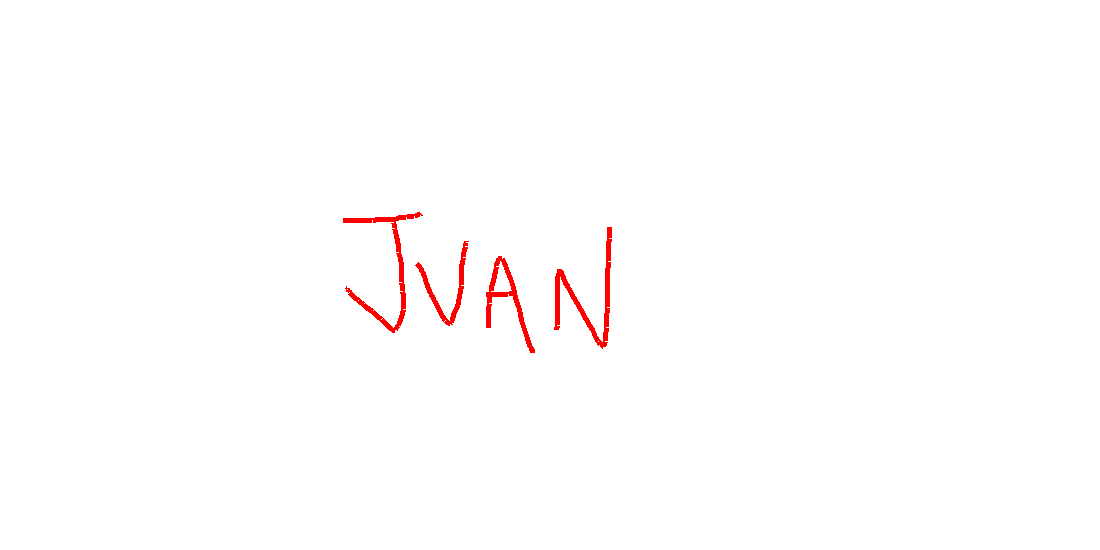
#> input picture test/imagem.png, 1100 x 550 px
$ python -i letras.py   (imports and definitions only)
#> lines starting #> are read from the running program, lines starting #| are printed output that depends on the picture; after the words box and inside, x2 and y2 are one past the last pixel; in counts of white or black regions, pixels touching at a corner belong together
#> further down, picture is the input picture: shape (550, 1100, 3); mean B, G, R 253.2, 253.2, 255
import cv2 as cv
import numpy as np

# Carrega a imgm
# img = cv.imread('test/inquisicao.png')
# img = cv.imread('test/aqui.jpg')
# img = cv.imread('test/capav.png')

def flood_fill(image, seed_point):
    segmented_img = image.copy()
    mask = np.zeros((image.shape[0] + 2, image.shape[1] + 2), np.uint8)
    new_val = (255, 255, 255)
    lo_diff = (17, 17, 17)
    hi_diff = (17, 17, 17)
    cv.floodFill(segmented_img, mask, seed_point, new_val, lo_diff, hi_diff)
    return segmented_img

def contornos(image):
    gray = cv.cvtColor(image, cv.COLOR_BGR2GRAY)
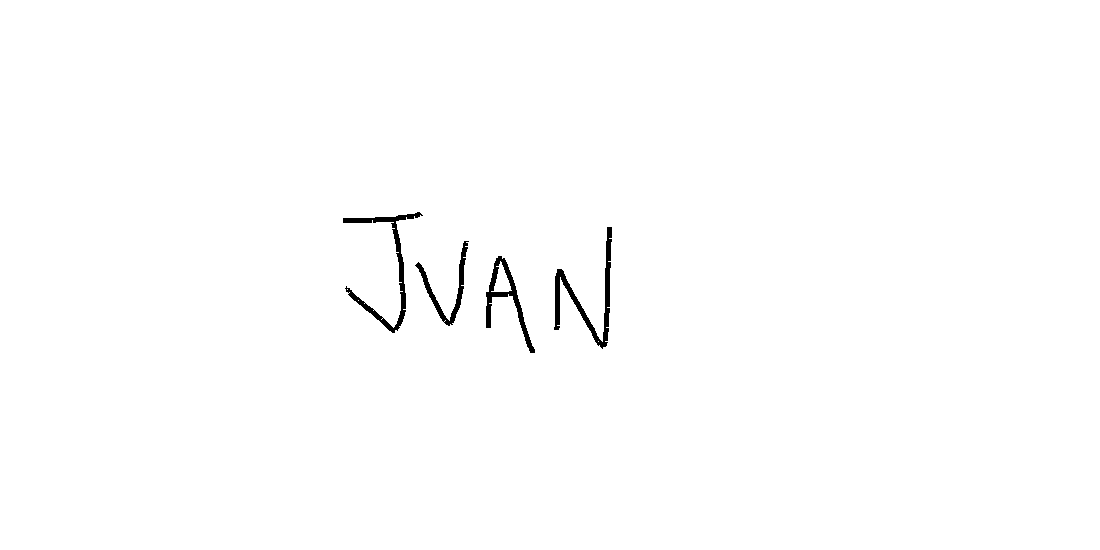
#> gray: shape (550, 1100); values 76 (black) and 255 (white), 99.3% white; 4 black regions, box (x1, y1, x2, y2) and area: (554, 227, 612, 349) 1301, (343, 212, 423, 333) 1227, (486, 256, 535, 353) 942, (415, 241, 469, 326) 749
    thresh = cv.adaptiveThreshold(gray, 255, cv.ADAPTIVE_THRESH_MEAN_C, cv.THRESH_BINARY_INV, 11, 2)
#> thresh: shape (550, 1100); 0.7% white; 4 white regions
    contours, _ = cv.findContours(thresh, cv.RETR_EXTERNAL, cv.CHAIN_APPROX_SIMPLE)
#> contours = 4 contours; box (x1, y1, x2, y2) and area: (486, 256, 535, 353) 1106, (554, 227, 612, 349) 1034, (343, 212, 423, 333) 973, (415, 241, 469, 326) 594
    return contours

def quadrados(contour_img, contours):
    for contour in contours:
        area = cv.contourArea(contour)
        if area > 50:
            x, y, w, h = cv.boundingRect(contour)
            cv.rectangle(contour_img, (x, y), (x + w, y + h), (0, 255, 0), 2)


# [3 lines not run here, left out]

# [1 line that did not run here, left out]
# [1 line that did not run here, left out]
# [1 line that did not run here, left out]
# [5 lines not run here, left out]

>>> import cv2
>>> picture = cv2.imread('test/imagem.png')
>>> result = contornos(picture)
#> result has the same summary as contours in contornos
